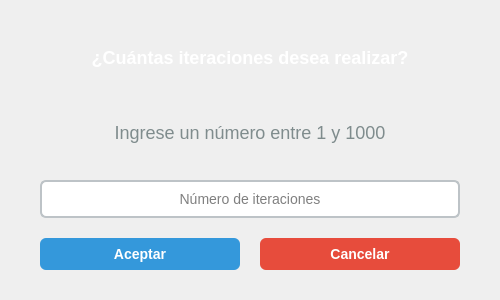
<?xml version="1.0" encoding="UTF-8"?>
<ui version="4.0">
 <class>PopupDialog</class>
 <widget class="QDialog" name="PopupDialog">
  <property name="geometry">
   <rect>
    <x>0</x>
    <y>0</y>
    <width>500</width>
    <height>300</height>
   </rect>
  </property>
  <property name="minimumSize">
   <size>
    <width>500</width>
    <height>300</height>
   </size>
  </property>
  <property name="windowTitle">
   <string>Configurar Iteraciones</string>
  </property>
  <property name="styleSheet">
   <string notr="true">
    QLabel {
        color: #ffffff;
        font-size: 18px;
        font-weight: bold;
    }
    QLineEdit {
        padding: 8px;
        border: 2px solid #bdc3c7;
        border-radius: 6px;
        background-color: white;
        font-size: 14px;
        color: black;
    }
    QLineEdit:focus {
        border: 2px solid #3498db;
    }
    QPushButton {
        padding: 8px 20px;
        border-radius: 6px;
        font-size: 14px;
        font-weight: bold;
        color: white;
        min-width: 100px;
    }
    QPushButton#pushButton {
        background-color: #3498db;
        border: none;
    }
    QPushButton#pushButton:hover {
        background-color: #2980b9;
    }
    QPushButton#pushButton_2 {
        background-color: #e74c3c;
        border: none;
    }
    QPushButton#pushButton_2:hover {
        background-color: #c0392b;
    }
   </string>
  </property>
  <layout class="QVBoxLayout" name="verticalLayout">
   <property name="spacing">
    <number>20</number>
   </property>
   <property name="leftMargin">
    <number>40</number>
   </property>
   <property name="topMargin">
    <number>30</number>
   </property>
   <property name="rightMargin">
    <number>40</number>
   </property>
   <property name="bottomMargin">
    <number>30</number>
   </property>
   <item>
    <widget class="QLabel" name="label">
     <property name="text">
      <string>¿Cuántas iteraciones desea realizar?</string>
     </property>
     <property name="alignment">
      <set>Qt::AlignmentFlag::AlignCenter</set>
     </property>
    </widget>
   </item>
   <item>
    <widget class="QLabel" name="label_2">
     <property name="styleSheet">
      <string notr="true">
       font-weight: normal;
       color: #7f8c8d;
      </string>
     </property>
     <property name="text">
      <string>Ingrese un número entre 1 y 1000</string>
     </property>
     <property name="alignment">
      <set>Qt::AlignmentFlag::AlignCenter</set>
     </property>
    </widget>
   </item>
   <item>
    <widget class="QLineEdit" name="lineEdit">
     <property name="alignment">
      <set>Qt::AlignmentFlag::AlignCenter</set>
     </property>
     <property name="placeholderText">
      <string>Número de iteraciones</string>
     </property>
    </widget>
   </item>
   <item>
    <layout class="QHBoxLayout" name="horizontalLayout">
     <property name="spacing">
      <number>20</number>
     </property>
     <item>
      <widget class="QPushButton" name="pushButton">
       <property name="text">
        <string>Aceptar</string>
       </property>
      </widget>
     </item>
     <item>
      <widget class="QPushButton" name="pushButton_2">
       <property name="text">
        <string>Cancelar</string>
       </property>
      </widget>
     </item>
    </layout>
   </item>
  </layout>
 </widget>
 <resources/>
 <connections/>
</ui>
